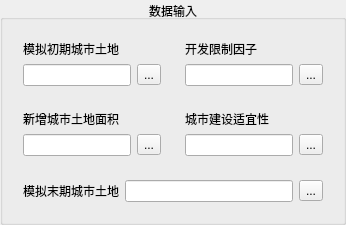
         <widget class="QGroupBox" name="box_01_data_Input">
          <property name="title">
           <string>数据输入</string>
          </property>
          <property name="alignment">
           <set>Qt::AlignmentFlag::AlignCenter</set>
          </property>
          <property name="checkable">
           <bool>false</bool>
          </property>
          <layout class="QVBoxLayout" name="verticalLayout_2">
           <item>
            <layout class="QGridLayout" name="gridLayout_3">
             <item row="0" column="0">
              <widget class="QFrame" name="urban_Start_Frame">
               <property name="frameShape">
                <enum>QFrame::Shape::NoFrame</enum>
               </property>
               <layout class="QVBoxLayout" name="verticalLayout_14">
                <item>
                 <widget class="QLabel" name="label_01_urban_start">
                  <property name="text">
                   <string>模拟初期城市土地</string>
                  </property>
                 </widget>
                </item>
                <item>
                 <layout class="QHBoxLayout" name="horizontalLayout_19">
                  <property name="spacing">
                   <number>6</number>
                  </property>
                  <item>
                   <widget class="QLineEdit" name="lineEdit_01_urban_start"/>
                  </item>
                  <item>
                   <widget class="QToolButton" name="btn_01_urban_start">
                    <property name="text">
                     <string>...</string>
                    </property>
                   </widget>
                  </item>
                 </layout>
                </item>
               </layout>
              </widget>
             </item>
             <item row="0" column="1">
              <widget class="QFrame" name="urban_Constraint_Frame">
               <property name="frameShape">
                <enum>QFrame::Shape::NoFrame</enum>
               </property>
               <layout class="QVBoxLayout" name="verticalLayout_13">
                <item>
                 <widget class="QLabel" name="label_01_urban_contraint">
                  <property name="text">
                   <string>开发限制因子</string>
                  </property>
                 </widget>
                </item>
                <item>
                 <layout class="QHBoxLayout" name="horizontalLayout_21">
                  <item>
                   <widget class="QLineEdit" name="lineEdit_01_urban_constraint"/>
                  </item>
                  <item>
                   <widget class="QToolButton" name="btn_01_urban_constraint">
                    <property name="text">
                     <string>...</string>
                    </property>
                   </widget>
                  </item>
                 </layout>
                </item>
               </layout>
              </widget>
             </item>
             <item row="1" column="0">
              <widget class="QFrame" name="urban_Area_Frame">
               <property name="frameShape">
                <enum>QFrame::Shape::NoFrame</enum>
               </property>
               <layout class="QVBoxLayout" name="verticalLayout_10">
                <item>
                 <widget class="QLabel" name="label_01_urban_area">
                  <property name="text">
                   <string>新增城市土地面积</string>
                  </property>
                 </widget>
                </item>
                <item>
                 <layout class="QHBoxLayout" name="horizontalLayout_18">
                  <item>
                   <widget class="QLineEdit" name="lineEdit_01_urban_Area"/>
                  </item>
                  <item>
                   <widget class="QToolButton" name="btn_01_urban_area">
                    <property name="text">
                     <string>...</string>
                    </property>
                   </widget>
                  </item>
                 </layout>
                </item>
               </layout>
              </widget>
             </item>
             <item row="1" column="1">
              <widget class="QFrame" name="urban_Probability_Frame">
               <property name="frameShape">
                <enum>QFrame::Shape::NoFrame</enum>
               </property>
               <layout class="QVBoxLayout" name="verticalLayout_12">
                <item>
                 <widget class="QLabel" name="label_01_urban_probability">
                  <property name="text">
                   <string>城市建设适宜性</string>
                  </property>
                 </widget>
                </item>
                <item>
                 <layout class="QHBoxLayout" name="horizontalLayout_22">
                  <item>
                   <widget class="QLineEdit" name="lineEdit_01_urban_probability"/>
                  </item>
                  <item>
                   <widget class="QToolButton" name="btn_01_urban_probability">
                    <property name="text">
                     <string>...</string>
                    </property>
                   </widget>
                  </item>
                 </layout>
                </item>
               </layout>
              </widget>
             </item>
            </layout>
           </item>
           <item>
            <widget class="QFrame" name="urban_End_Frame">
             <property name="frameShape">
              <enum>QFrame::Shape::NoFrame</enum>
             </property>
             <layout class="QHBoxLayout" name="horizontalLayout">
              <item>
               <layout class="QHBoxLayout" name="horizontalLayout_20">
                <item>
                 <widget class="QLabel" name="label_01_urban_end">
                  <property name="text">
                   <string>模拟末期城市土地</string>
                  </property>
                 </widget>
                </item>
                <item>
                 <widget class="QLineEdit" name="lineEdit_01_urban_end"/>
                </item>
                <item>
                 <widget class="QToolButton" name="btn_01_urban_end">
                  <property name="text">
                   <string>...</string>
                  </property>
                 </widget>
                </item>
               </layout>
              </item>
             </layout>
            </widget>
           </item>
          </layout>
         </widget>
